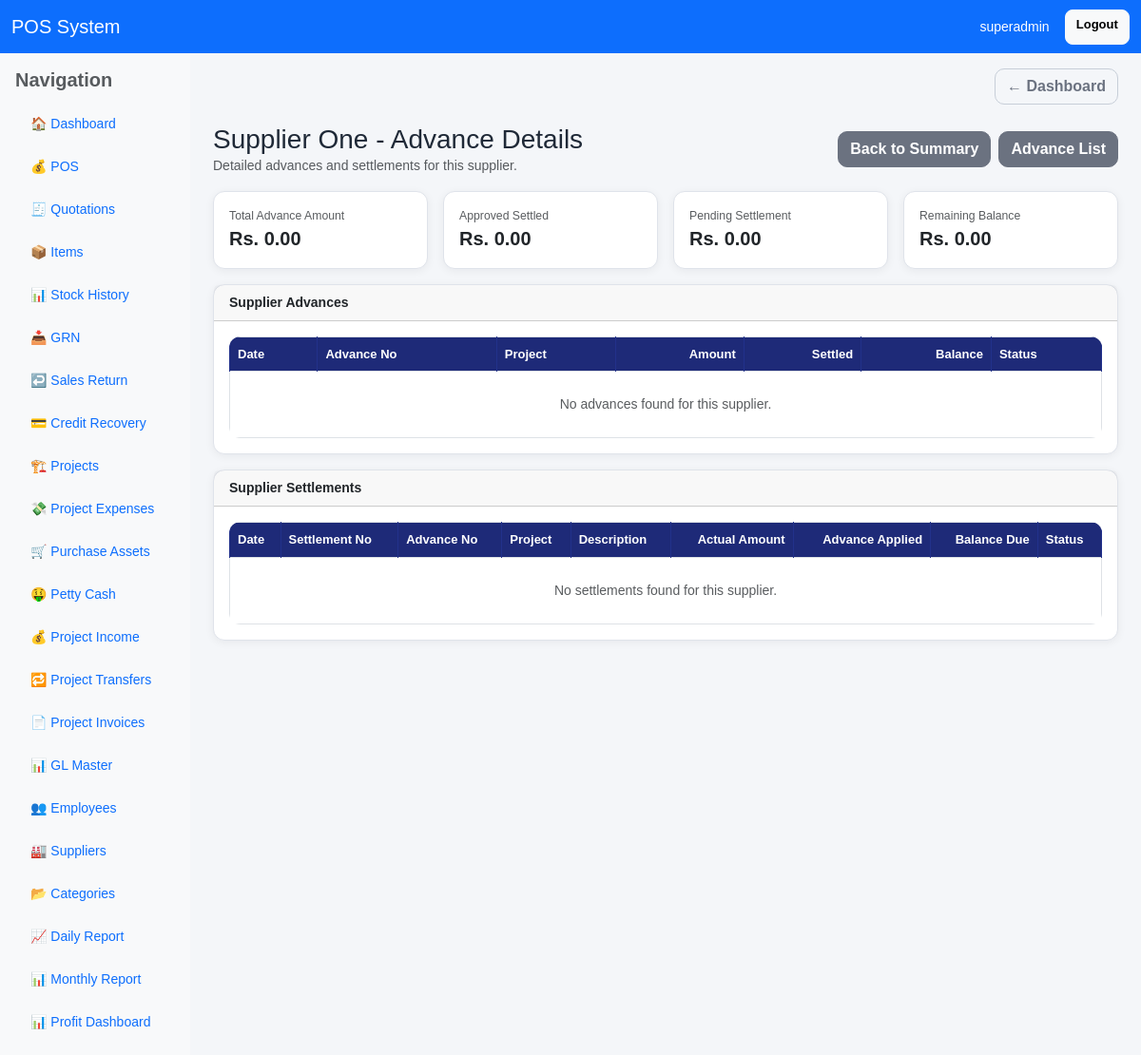
Page /supplier-advance-summary/2/ (signed in) on the earlier database version.
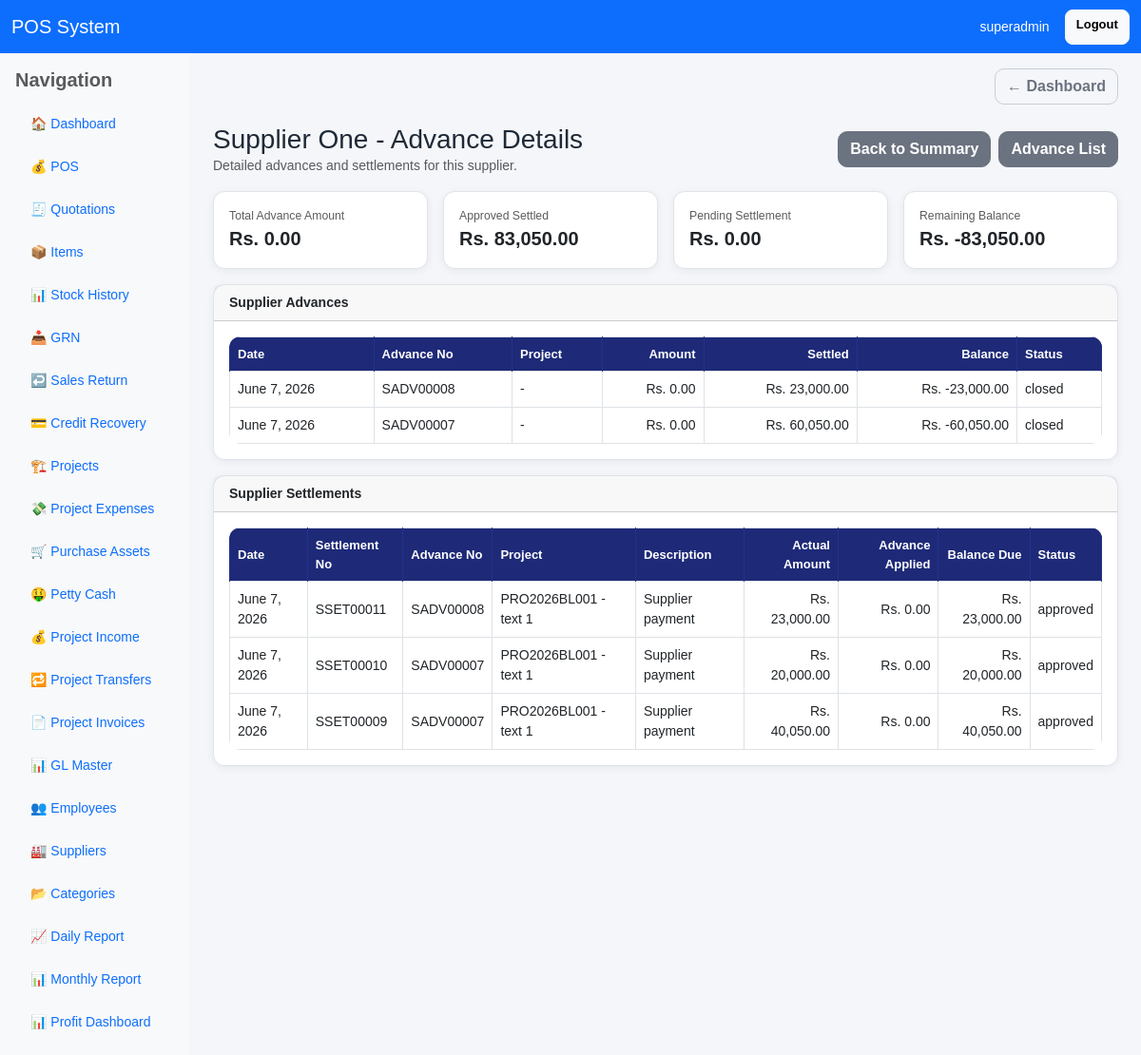
Same page on the later database version.
### pos/models.py (models this page shows, shortened)
class Supplier(models.Model):
    name = models.CharField(max_length=150, unique=True)
    address = models.TextField(blank=True, null=True)
    phone_1 = models.CharField(max_length=30, blank=True, null=True)
    phone_2 = models.CharField(max_length=30, blank=True, null=True)
    phone_3 = models.CharField(max_length=30, blank=True, null=True)
    email = models.EmailField(blank=True, null=True)
    contact_person = models.CharField(max_length=150, blank=True, null=True)
    bank_name = models.CharField(max_length=150, blank=True, null=True)
    bank_branch = models.CharField(max_length=150, blank=True, null=True)
    account_name = models.CharField(max_length=150, blank=True, null=True)
    account_number = models.CharField(max_length=80, blank=True, null=True)
    is_active = models.BooleanField(default=True)
    created_at = models.DateTimeField(auto_now_add=True)
    class Meta:
        ordering = ["name"]

class SupplierAdvance(models.Model):
    PAYMENT_METHODS = [
        ("cash", "Cash"),
        ("card", "Card"),
        ("bank", "Bank Transfer"),
        ("cheque", "Cheque"),
    ]
    STATUS_CHOICES = [
        ("approved", "Approved"),
        ("closed", "Closed"),
    ]
    advance_no = models.CharField(max_length=30, unique=True, blank=True, null=True)
    supplier = models.ForeignKey("Supplier", on_delete=models.PROTECT, related_name="advances")
    project = models.ForeignKey("Project", on_delete=models.SET_NULL, null=True, blank=True, related_name="supplier_advances")
    po = models.ForeignKey(
    "PurchaseOrder",
    on_delete=models.SET_NULL,
    null=True,
    blank=True,
    related_name="advances"
)
    advance_date = models.DateField(default=timezone.now)
    amount = models.DecimalField(max_digits=12, decimal_places=2, default=0)
    payment_method = models.CharField(max_length=20, choices=PAYMENT_METHODS, default="cash")
    paid_from_gl = models.ForeignKey(
        "GLMaster",
        on_delete=models.SET_NULL,
        null=True,
        blank=True,
        related_name="supplier_advance_paid_from"
    )
    advance_gl = models.ForeignKey(
        "GLMaster",
        on_delete=models.SET_NULL,
        null=True,
        blank=True,
        related_name="supplier_advance_gl"
    )
    note = models.TextField(blank=True, null=True)
    status = models.CharField(max_length=20, choices=STATUS_CHOICES, default="approved")
    is_active = models.BooleanField(default=True)
    created_by = models.ForeignKey(
        User,
        on_delete=models.SET_NULL,
        null=True,
        blank=True,
        related_name="created_supplier_advances"
    )
    created_at = models.DateTimeField(auto_now_add=True)
    class Meta:
        ordering = ["-advance_date", "-id"]
    @property
    def settled_amount(self):
        return self.settlements.filter(approval_status="approved").aggregate(
            total=Sum("actual_amount")
        )["total"] or Decimal("0")
    @property
    def balance_amount(self):
        return Decimal(str(self.amount or 0)) - Decimal(str(self.settled_amount or 0))

class SupplierSettlement(models.Model):
    APPROVAL_STATUS_CHOICES = [
        ("pending", "Pending"),
        ("approved", "Approved"),
        ("rejected", "Rejected"),
    ]
    settlement_no = models.CharField(max_length=30, unique=True, blank=True, null=True)
    advance = models.ForeignKey(
        "SupplierAdvance",
        on_delete=models.PROTECT,
        related_name="settlements"
    )
    supplier = models.ForeignKey("Supplier", on_delete=models.PROTECT, related_name="settlements")
    project = models.ForeignKey("Project", on_delete=models.SET_NULL, null=True, blank=True, related_name="supplier_settlements")
    grn = models.ForeignKey(
        "GRN",
        on_delete=models.SET_NULL,
        null=True,
        blank=True,
        related_name="supplier_settlements"
    )
    settlement_date = models.DateField(default=timezone.now)
    description = models.CharField(max_length=255)
    actual_amount = models.DecimalField(max_digits=12, decimal_places=2, default=0)
    advance_applied = models.DecimalField(max_digits=12, decimal_places=2, default=0)
    balance_due = models.DecimalField(max_digits=12, decimal_places=2, default=0)
    excess_advance = models.DecimalField(max_digits=12, decimal_places=2, default=0)
    expense_gl = models.ForeignKey(
        "GLMaster",
        on_delete=models.SET_NULL,
        null=True,
        blank=True,
        related_name="supplier_settlement_expense_gl"
    )
    approval_status = models.CharField(max_length=20, choices=APPROVAL_STATUS_CHOICES, default="pending")
    approved_by = models.ForeignKey(
        User,
        on_delete=models.SET_NULL,
        null=True,
        blank=True,
        related_name="approved_supplier_settlements"
    )
    approved_at = models.DateTimeField(null=True, blank=True)
    approval_note = models.TextField(blank=True, null=True)
    linked_project_expense = models.ForeignKey(
        "ProjectExpense",
        on_delete=models.SET_NULL,
        null=True,
        blank=True,
        related_name="supplier_settlements"
    )
    note = models.TextField(blank=True, null=True)
    created_by = models.ForeignKey(
        User,
        on_delete=models.SET_NULL,
        null=True,
        blank=True,
        related_name="created_supplier_settlements"
    )
    created_at = models.DateTimeField(auto_now_add=True)
    class Meta:
        ordering = ["-settlement_date", "-id"]

class Project(models.Model):
    PROJECT_TYPE_CHOICES = [
        ("SW", "Swimming Pool"),
        ("BL", "Building"),
        ("EL", "Electrical"),
        ("OT", "Other"),
    ]
    STATUS_CHOICES = [
        ("ongoing", "Ongoing"),
        ("completed", "Completed"),
        ("cancelled", "Cancelled"),
    ]
    project_id = models.CharField(max_length=30, unique=True)
    project_name = models.CharField(max_length=255)
    project_type = models.CharField(max_length=10, choices=PROJECT_TYPE_CHOICES)
    client_name = models.CharField(max_length=255, blank=True, null=True)
    location = models.CharField(max_length=255, blank=True, null=True)
    estimated_value = models.DecimalField(max_digits=14, decimal_places=2, default=0)
    status = models.CharField(max_length=20, choices=STATUS_CHOICES, default="ongoing")
    is_active = models.BooleanField(default=True)
    created_by = models.ForeignKey(User, on_delete=models.SET_NULL, null=True, blank=True, related_name="created_projects")
    updated_by = models.ForeignKey(User, on_delete=models.SET_NULL, null=True, blank=True, related_name="updated_projects")
    created_at = models.DateTimeField(auto_now_add=True)
    class Meta:
        ordering = ["-id"]

### pos/views.py (the view)
# urls.py: path("supplier-advance-summary/<int:supplier_id>/", views.supplier_advance_summary_detail, name="supplier_advance_summary_detail"),
@user_passes_test(can_use_project)
def supplier_advance_summary_detail(request, supplier_id):
    supplier = get_object_or_404(Supplier, id=supplier_id, is_active=True)
    advances = supplier.advances.filter(is_active=True).select_related("project").order_by("-advance_date", "-id")
    settlements = supplier.settlements.select_related("advance", "project").order_by("-settlement_date", "-id")
    total_advance = advances.aggregate(total=Sum("amount"))["total"] or Decimal("0")
    total_approved_settled = settlements.filter(approval_status="approved").aggregate(total=Sum("actual_amount"))["total"] or Decimal("0")
    total_pending_settlement = settlements.filter(approval_status="pending").aggregate(total=Sum("actual_amount"))["total"] or Decimal("0")
    remaining_balance = total_advance - total_approved_settled
    return render(request, "pos/supplier_advance_summary_detail.html", {
        "supplier": supplier,
        "advances": advances,
        "settlements": settlements,
        "total_advance": total_advance,
        "total_approved_settled": total_approved_settled,
        "total_pending_settlement": total_pending_settlement,
        "remaining_balance": remaining_balance,
        "is_owner": is_owner(request.user),
    })

### pos/templates/pos/supplier_advance_summary_detail.html (shortened to what this page needs)
{% extends "base.html" %}
{% load currency_filters %}
{% block content %}
<div class="d-flex justify-content-between align-items-center mb-3">
    <div>
        <h3 class="page-title mb-0">{{ supplier.name }} - Advance Details</h3>
        <p class="text-muted mb-0">Detailed advances and settlements for this supplier.</p>
    </div>
    <div class="d-flex gap-2">
        <a href="{% url 'supplier_advance_summary' %}" class="btn btn-secondary">Back to Summary</a>
        <a href="{% url 'supplier_advance_list' %}" class="btn btn-secondary">Advance List</a>
    </div>
</div>
<div class="row g-3 mb-3">
    <div class="col-md-3">
        <div class="card card-soft">
            <div class="card-body">
                <div class="text-muted small">Total Advance Amount</div>
                <div class="fs-5 text-money">{{ total_advance|money }}</div>
            </div>
        </div>
    </div>
    <div class="col-md-3">
        <div class="card card-soft">
            <div class="card-body">
                <div class="text-muted small">Approved Settled</div>
                <div class="fs-5 text-money">{{ total_approved_settled|money }}</div>
            </div>
        </div>
    </div>
    <div class="col-md-3">
        <div class="card card-soft">
            <div class="card-body">
                <div class="text-muted small">Pending Settlement</div>
                <div class="fs-5 text-money">{{ total_pending_settlement|money }}</div>
            </div>
        </div>
    </div>
    <div class="col-md-3">
        <div class="card card-soft">
            <div class="card-body">
                <div class="text-muted small">Remaining Balance</div>
                <div class="fs-5 text-money">{{ remaining_balance|money }}</div>
            </div>
        </div>
    </div>
</div>
<div class="card card-soft mb-3">
    <div class="card-header">
        <strong>Supplier Advances</strong>
    </div>
    <div class="card-body">
        <div class="table-responsive">
            <table class="table table-bordered table-hover align-middle">
                <thead>
                    <tr>
                        <th>Date</th>
                        <th>Advance No</th>
                        <th>Project</th>
                        <th class="text-end">Amount</th>
                        <th class="text-end">Settled</th>
                        <th class="text-end">Balance</th>
                        <th>Status</th>
                    </tr>
                </thead>
                <tbody>
                    {% for advance in advances %}
                    <tr>
                        <td>{{ advance.advance_date }}</td>
                        <td>{{ advance.advance_no }}</td>
                        <td>{% if advance.project %}{{ advance.project.project_id }} - {{ advance.project.project_name }}{% else %}-{% endif %}</td>
                        <td class="text-end">{{ advance.amount|money }}</td>
                        <td class="text-end">{{ advance.settled_amount|money }}</td>
                        <td class="text-end">{{ advance.balance_amount|money }}</td>
                        <td>{{ advance.status }}</td>
                    </tr>
                    {% empty %}
                    <tr>
                        <td colspan="7" class="text-center text-muted py-4">No advances found for this supplier.</td>
                    </tr>
                    {% endfor %}
                </tbody>
            </table>
        </div>
    </div>
</div>
<div class="card card-soft">
    <div class="card-header">
        <strong>Supplier Settlements</strong>
    </div>
    <div class="card-body">
        <div class="table-responsive">
            <table class="table table-bordered table-hover align-middle">
                <thead>
                    <tr>
                        <th>Date</th>
                        <th>Settlement No</th>
                        <th>Advance No</th>
                        <th>Project</th>
                        <th>Description</th>
                        <th class="text-end">Actual Amount</th>
                        <th class="text-end">Advance Applied</th>
                        <th class="text-end">Balance Due</th>
                        <th>Status</th>
                    </tr>
                </thead>
                <tbody>
                    {% for settlement in settlements %}
                    <tr>
                        <td>{{ settlement.settlement_date }}</td>
                        <td>{{ settlement.settlement_no }}</td>
                        <td>{{ settlement.advance.advance_no }}</td>
                        <td>{% if settlement.project %}{{ settlement.project.project_id }} - {{ settlement.project.project_name }}{% else %}-{% endif %}</td>
                        <td>{{ settlement.description }}</td>
                        <td class="text-end">{{ settlement.actual_amount|money }}</td>
                        <td class="text-end">{{ settlement.advance_applied|money }}</td>
                        <td class="text-end">{{ settlement.balance_due|money }}</td>
                        <td>{{ settlement.approval_status }}</td>
                    </tr>
                    {% empty %}
                    <tr>
                        <td colspan="9" class="text-center text-muted py-4">No settlements found for this supplier.</td>
                    </tr>
                    {% endfor %}
                </tbody>
            </table>
        </div>
    </div>
</div>
{% endblock %}

### pos/templates/includes/navbar.html
<nav class="navbar navbar-expand-lg navbar-dark bg-primary">
    <div class="container-fluid">
        <a class="navbar-brand" href="{% url 'dashboard' %}">POS System</a>
        <div class="d-flex ms-auto">
            {% if request.user.is_authenticated %}
                <span class="navbar-text text-white me-3">
                    {{ request.user.username }}
                </span>
                <a href="{% url 'logout' %}" class="btn btn-light btn-sm">Logout</a>
            {% endif %}
        </div>
    </div>
</nav>

Differences in the rows shown:
added SupplierAdvance: advance_date "June 7, 2026", advance_no "SADV00008", amount "Rs. 0.00", settled_amount "Rs. 23,000.00", balance_amount "Rs. -23,000.00", status "closed"
added SupplierAdvance: advance_date "June 7, 2026", advance_no "SADV00007", amount "Rs. 0.00", settled_amount "Rs. 60,050.00", balance_amount "Rs. -60,050.00", status "closed"
added SupplierSettlement: settlement_date "June 7, 2026", settlement_no "SSET00011", advance.advance_no "SADV00008", project.project_id "PRO2026BL001", project.project_name "text 1", description "Supplier payment", actual_amount "Rs. 23,000.00", advance_applied "Rs. 0.00", balance_due "Rs. 23,000.00", approval_status "approved"
added SupplierSettlement: settlement_date "June 7, 2026", settlement_no "SSET00010", advance.advance_no "SADV00007", project.project_id "PRO2026BL001", project.project_name "text 1", description "Supplier payment", actual_amount "Rs. 20,000.00", advance_applied "Rs. 0.00", balance_due "Rs. 20,000.00", approval_status "approved"
added SupplierSettlement: settlement_date "June 7, 2026", settlement_no "SSET00009", advance.advance_no "SADV00007", project.project_id "PRO2026BL001", project.project_name "text 1", description "Supplier payment", actual_amount "Rs. 40,050.00", advance_applied "Rs. 0.00", balance_due "Rs. 40,050.00", approval_status "approved"
Other differences:
{{ total_approved_settled|money }}: "Rs. 0.00" → "Rs. 83,050.00"
{{ remaining_balance|money }}: "Rs. 0.00" → "Rs. -83,050.00"
text no longer shown: "No advances found for this supplier. No settlements found for this supplier."
